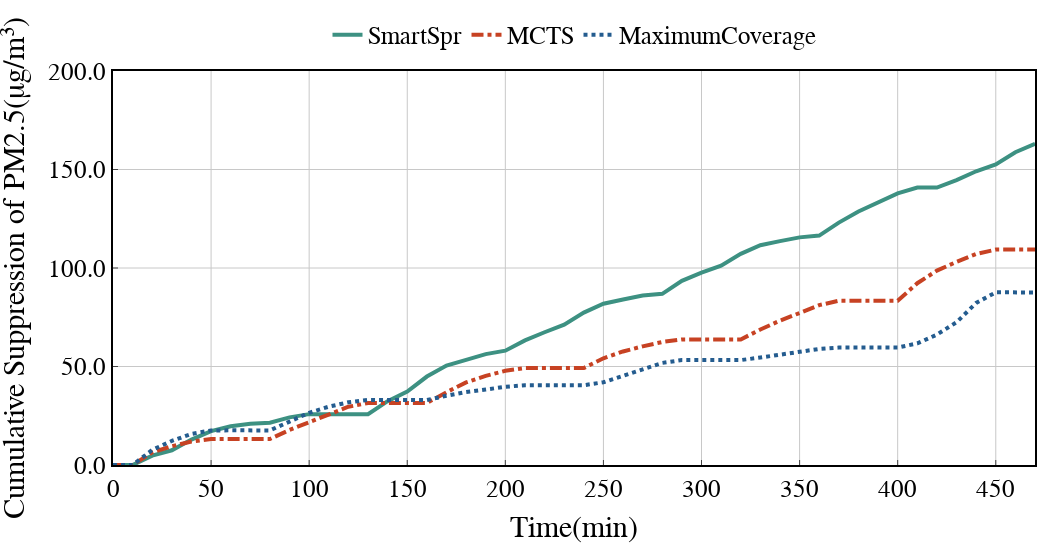

Notebook source saved alongside this figure:
### Code cell
width = 1050
height = 550
linewidth = 4
markersymbol={'FH':4, 'HEUR':17, 'DDRL':2}
markersize = 1
linetype = {'Low':'dot','Medium':'dashdot','High':'solid'}
colors_dict = ['#3D9182','#C74223','#245C8F', '#FF8C00']
labels = []
Time_deadline = 48
for i in range(Time_deadline):
    labels.append(int(i*10))

xtitle = 'Time(min)'
ytitle = 'Cumulative Suppression of PM2.5(μg/m³)'

fig = go.Figure()

fig.add_trace(go.Scatter(
    x=labels, 
    y=strategy_effect[0][1][3][0:Time_deadline], 
    name='SmartSpr', 
    mode='lines', 
    line=dict(color=colors_dict[0],dash=linetype['High'], width=linewidth),))
fig.add_trace(go.Scatter(
    x=labels, 
    y=strategy_effect[1][1][3][0:Time_deadline], 
    name='MCTS', 
    mode='lines', 
    line=dict(color=colors_dict[1],dash=linetype['Medium'], width=linewidth),))
fig.add_trace(go.Scatter(
    x=labels, 
    y=strategy_effect[2][1][3][0:Time_deadline], 
    name='MaximumCoverage', 
    mode='lines', 
    line=dict(color=colors_dict[2],dash=linetype['Low'], width=linewidth),))

fig = line_update_fig(fig, xtitle, ytitle, width=width, height=height)
fig.update_xaxes(title_text=xtitle, title_font=dict(size=30),tickfont=dict(size=25))
fig.update_yaxes(title_text=ytitle, title_font=dict(size=30),tickfont=dict(size=25))
fig.update_layout(
    yaxis=dict(range=[0, 200]),
    legend=dict(font=dict(size=25), x=0.5, y=1.15)) # name size
fig.show()
filename = './outputs/png/line_timeCumulateEffect-teamsize2-linetype.png'
print(filename)
fig.write_image(filename, scale=1)

### Figure 1 — Plotly figure (JSON) as saved in the notebook; plotly's stock layout.template omitted (floating-point values rounded to 4 significant figures)
{"data": [{"line": {"color": "#3D9182", "dash": "solid", "width": 4}, "mode": "lines", "name": "SmartSpr", "type": "scatter", "x": [0, 10, 20, 30, 40, 50, 60, 70, 80, 90, 100, 110, 120, 130, 140, 150, 160, 170, 180, 190, 200, 210, 220, 230, 240, 250, 260, 270, 280, 290, 300, 310, 320, 330, 340, 350, 360, 370, 380, 390, 400, 410, 420, 430, 440, 450, 460, 470], "y": [0, 0, 4.741, 7.471, 12.89, 17.2, 19.63, 20.98, 21.45, 24.17, 25.82, 25.81, 25.8, 25.8, 32.4, 37.32, 44.9, 50.49, 53.33, 56.3, 58.02, 63.27, 67.37, 71.26, 77.38, 81.88, 84.05, 86.04, 86.89, 93.49, 97.64, 101.2, 107.2, 111.6, 113.7, 115.5, 116.5, 123.0, 128.7, 133.0, 137.9, 140.8, 140.8, 144.6, 149.1, 152.5, 158.8, 163.0]}, {"line": {"color": "#C74223", "dash": "dashdot", "width": 4}, "mode": "lines", "name": "MCTS", "type": "scatter", "x": [0, 10, 20, 30, 40, 50, 60, 70, 80, 90, 100, 110, 120, 130, 140, 150, 160, 170, 180, 190, 200, 210, 220, 230, 240, 250, 260, 270, 280, 290, 300, 310, 320, 330, 340, 350, 360, 370, 380, 390, 400, 410, 420, 430, 440, 450, 460, 470], "y": [0, -0.009058, 6.386, 9.541, 11.89, 13.21, 13.21, 13.21, 13.22, 17.8, 21.79, 25.42, 29.57, 31.46, 31.47, 31.46, 31.47, 36.92, 41.93, 45.26, 47.84, 49.18, 49.19, 49.2, 49.21, 54.19, 57.64, 60.24, 62.44, 63.74, 63.74, 63.73, 63.74, 68.76, 73.28, 77.17, 81.14, 83.37, 83.36, 83.36, 83.37, 92.28, 98.67, 103.1, 107.1, 109.3, 109.4, 109.4]}, {"line": {"color": "#245C8F", "dash": "dot", "width": 4}, "mode": "lines", "name": "MaximumCoverage", "type": "scatter", "x": [0, 10, 20, 30, 40, 50, 60, 70, 80, 90, 100, 110, 120, 130, 140, 150, 160, 170, 180, 190, 200, 210, 220, 230, 240, 250, 260, 270, 280, 290, 300, 310, 320, 330, 340, 350, 360, 370, 380, 390, 400, 410, 420, 430, 440, 450, 460, 470], "y": [0, -0.004527, 7.692, 12.22, 15.78, 17.57, 17.58, 17.58, 17.58, 22.04, 26.53, 29.6, 31.82, 33.0, 33.0, 33.01, 33.01, 35.15, 37.06, 38.32, 39.7, 40.48, 40.48, 40.48, 40.49, 42.01, 45.19, 48.73, 51.82, 53.25, 53.25, 53.25, 53.25, 54.54, 56.14, 57.56, 58.91, 59.59, 59.59, 59.59, 59.59, 61.7, 66.2, 72.44, 82.26, 87.63, 87.63, 87.63]}], "layout": {"font": {"color": "rgb(0, 0, 0)", "family": "Arial", "size": 30}, "height": 550, "legend": {"font": {"size": 25}, "orientation": "h", "title": {"text": ""}, "x": 0.5, "xanchor": "center", "y": 1.15, "yanchor": "top"}, "margin": {"b": 15, "l": 15, "r": 15, "t": 15}, "plot_bgcolor": "rgb(255,255,255)", "width": 1050, "xaxis": {"gridcolor": "rgb(200, 200, 200)", "linecolor": "rgb(0, 0, 0)", "linewidth": 2, "mirror": true, "showline": true, "tickfont": {"size": 25}, "ticks": "inside", "title": {"font": {"size": 30}, "text": "Time(min)"}}, "yaxis": {"gridcolor": "rgb(200, 200, 200)", "linecolor": "rgb(0, 0, 0)", "linewidth": 2, "mirror": true, "range": [0, 200], "showline": true, "tickfont": {"size": 25}, "tickformat": ".1f", "ticks": "inside", "title": {"font": {"size": 30}, "text": "Cumulative Suppression of PM2.5(μg/m³)"}}}}
